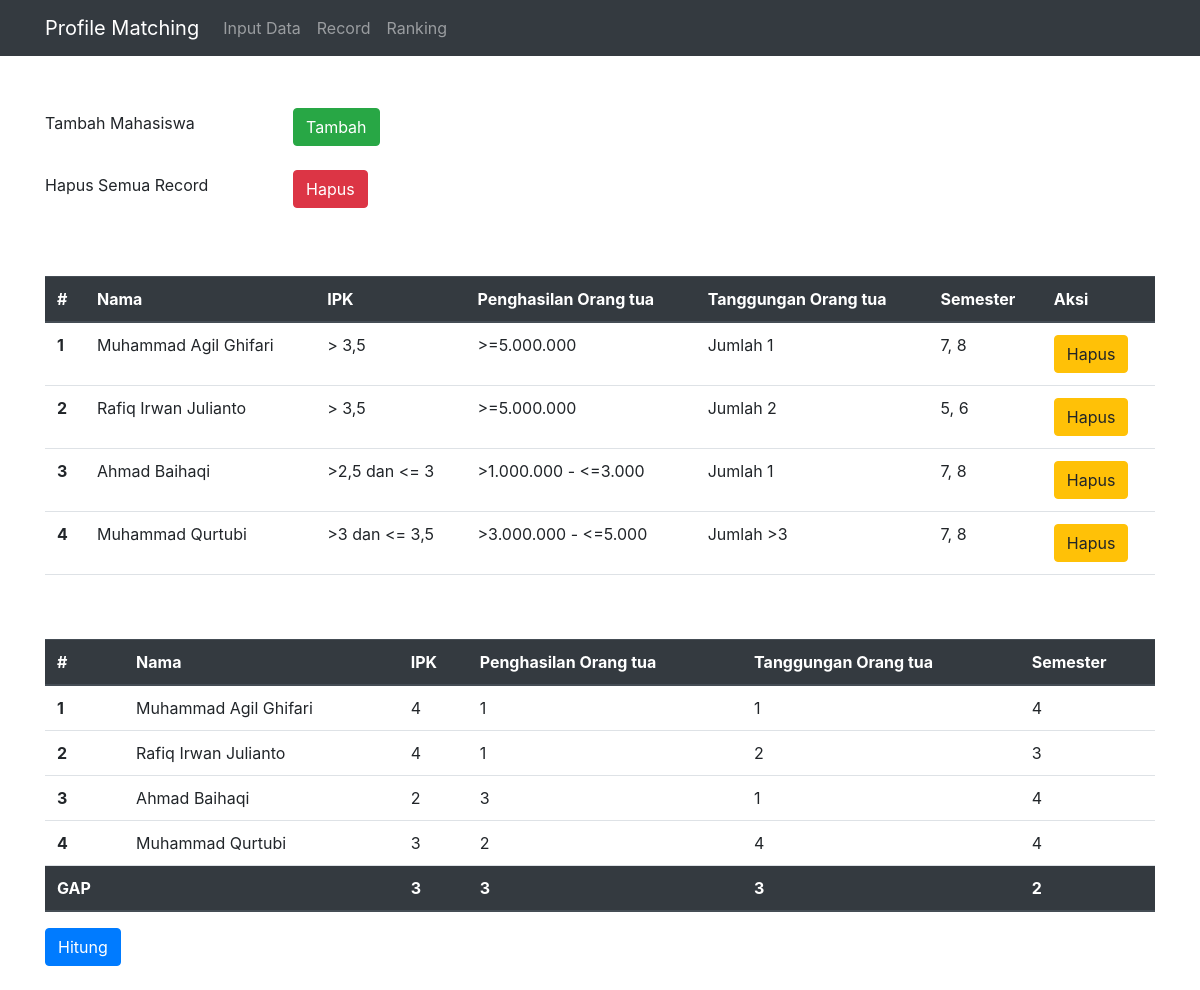
Screenshot of /proses.php with the database file from the repository.
### tables this page shows
CREATE TABLE `keterangansiswa` (
  `nama` varchar(30) NOT NULL,
  `ket_ipk` varchar(20) NOT NULL,
  `ket_penghasilan` varchar(20) NOT NULL,
  `ket_tanggungan` varchar(20) NOT NULL,
  `ket_smt` varchar(20) NOT NULL
);

CREATE TABLE `siswa` (
  `nama` varchar(30) NOT NULL,
  `ipk` int(5) NOT NULL,
  `penghasilan` int(5) NOT NULL,
  `tanggungan` int(5) NOT NULL,
  `semester` int(5) NOT NULL
);

### proses.php (the view, shortened to what this page needs)
<?php
    include "koneksi.php";
?>
<html>
    <head>
        <link href="css/styles.css" rel="stylesheet" />
        <link rel="stylesheet" href="https://stackpath.bootstrapcdn.com/bootstrap/4.3.1/css/bootstrap.min.css">
    </head>
    <body>
        <nav class="navbar navbar-expand-lg navbar-dark bg-dark">
            <div class="container">
                <a class="navbar-brand" href="index.php">Profile Matching</a>
                <div class="collapse navbar-collapse" id="navbarSupportedContent">
                    <ul class="navbar-nav">
	      		        <li class="nav-item">
	        		    <a class="nav-link" href="inputdata.php">Input Data</a>
	      		        </li>
	        	        <li class="nav-item">
	                	<a class="nav-link" href="proses.php">Record</a>
	         	        </li>
	         	        <li class="nav-item">
	                	<a class="nav-link" href="rangking.php">Ranking</a>
	        	        </li>
	    	        </ul>
                </div>
            </div>
        </nav>
        <div class="container"><br><br>
        <form  role="form" method="post" action="inputdata.php" class="form-inline">
            <div class="form-group mb-2">
                <input type="text" readonly class="form-control-plaintext" value="Tambah Mahasiswa">
            </div>
            <button type="submit" name="submitdelete" class="btn btn-success">Tambah</button>
        </form>
        <form  role="form" method="post" action="recorddelete.php" class="form-inline">
            <div class="form-group mb-2">
                <input type="text" readonly class="form-control-plaintext" value="Hapus Semua Record">
            </div>
            <button type="submit" name="submitdelete" class="btn btn-danger">Hapus</button>
        </form>
        <br><br>
        <table class="table">
            <thead class="thead-dark">
                <tr>
                <th scope="col">#</th>
                <th scope="col">Nama</th>
                <th scope="col">IPK</th>
                <th scope="col">Penghasilan Orang tua</th>
                <th scope="col">Tanggungan Orang tua</th>
                <th scope="col">Semester</th>
                <th scope="col">Aksi</th>
                </tr>
            </thead>
            <tbody>
                <?php
                    $query1 = mysqli_query($koneksi,"SELECT * FROM keterangansiswa");
                    if(mysqli_num_rows($query1)>0){
                ?>
                <?php
                    $a = 1;
                    while($data = mysqli_fetch_array($query1)){
                ?>
                <tr>
                    <th scope="row"><?php echo $a; ?></th>
                    <td><?php echo $data["nama"];?></td>
                    <td><?php echo $data["ket_ipk"];?></td>
                    <td><?php echo $data["ket_penghasilan"];?></td>
                    <td><?php echo $data["ket_tanggungan"];?></td>
                    <td><?php echo $data["ket_smt"];?></td>
                    <td>
                        <div class="btn-group" role="group" aria-label="Basic example">
                            <button type="button" class="btn btn-warning" onclick="window.location.href='delete.php?id=<?php echo $data['nama']; ?>'">Hapus</button>
                        </div>
                    </td>
                </tr>
                <?php $a++; } ?>
                <?php } ?>
                </tbody>
        </table>
        <br><br>
        <form  role="form" method="post" action="hasil.php" class="form-inline">
            <table class="table">
                <thead class="thead-dark">
                    <tr>
                    <th scope="col">#</th>
                    <th scope="col">Nama</th>
                    <th scope="col">IPK</th>
                    <th scope="col">Penghasilan Orang tua</th>
                    <th scope="col">Tanggungan Orang tua</th>
                    <th scope="col">Semester</th>
                    </tr>
                </thead>
                <tbody>
                    <?php
                        $query = mysqli_query($koneksi,"SELECT * FROM siswa");
                        if(mysqli_num_rows($query)>0){
                    ?>
                    <?php
                        $a = 1;
                        while($data = mysqli_fetch_array($query)){
                    ?>
                    <tr>
                    <th scope="row"><?php echo $a; ?></th>
                    <td><?php echo $data["nama"];?></td>
                    <td><?php echo $data["ipk"];?></td>
                    <td><?php echo $data["penghasilan"];?></td>
                    <td><?php echo $data["tanggungan"];?></td>
                    <td><?php echo $data["semester"];?></td>
                    </tr>
                    <?php $a++; } ?>
                    <?php } ?>
                </tbody>
                <thead class="thead-dark">
                    <tr>
                    <th scope="col">GAP</th>
                    <th scope="col"></th>
                    <th scope="col">3</th>
                    <th scope="col">3</th>
                    <th scope="col">3</th>
                    <th scope="col">2</th>
                    </tr>
                </thead>
            </table>
            <button type="submit" name="hitunggap" class="btn btn-primary mb-2">Hitung</button>
        </form>
        </div>
    </body>
</html>

### rows the page displays
keterangansiswa: nama "Muhammad Agil Ghifari", ket_ipk "> 3,5", ket_penghasilan ">=5.000.000", ket_tanggungan "Jumlah 1", ket_smt "7, 8"
keterangansiswa: nama "Rafiq Irwan Julianto", ket_ipk "> 3,5", ket_penghasilan ">=5.000.000", ket_tanggungan "Jumlah 2", ket_smt "5, 6"
keterangansiswa: nama "Ahmad Baihaqi", ket_ipk ">2,5 dan <= 3", ket_penghasilan ">1.000.000 - <=3.000", ket_tanggungan "Jumlah 1", ket_smt "7, 8"
keterangansiswa: nama "Muhammad Qurtubi", ket_ipk ">3 dan <= 3,5", ket_penghasilan ">3.000.000 - <=5.000", ket_tanggungan "Jumlah >3", ket_smt "7, 8"
siswa: nama "Muhammad Agil Ghifari", ipk "4", penghasilan "1", tanggungan "1", semester "4"
siswa: nama "Rafiq Irwan Julianto", ipk "4", penghasilan "1", tanggungan "2", semester "3"
siswa: nama "Ahmad Baihaqi", ipk "2", penghasilan "3", tanggungan "1", semester "4"
siswa: nama "Muhammad Qurtubi", ipk "3", penghasilan "2", tanggungan "4", semester "4"
